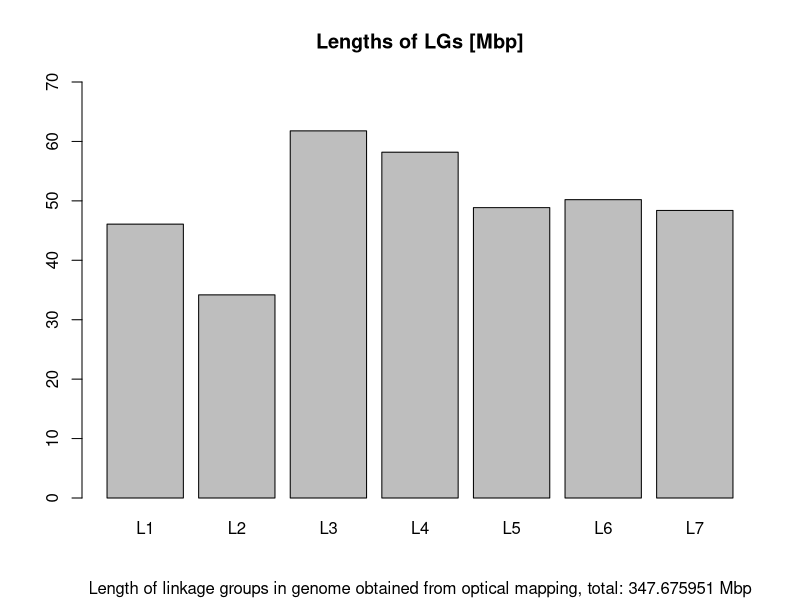

Here is the R script that generated this plot:
## ---- chunk 1
knitr::opts_chunk$set(echo = TRUE)
## ---- chunk 2
lens <- c(46083570, 34179769, 61776312, 58184792, 48860405, 50202786, 48388317)
lensMbp <- lens / 1000000
pdf("figures/length_of_LGs_omgenome.pdf")
barplot(lensMbp, ylim = c(0, 70), names.arg = paste("L",seq(1,7), sep=""), sub=paste("Length of linkage groups in genome obtained from optical mapping, total:", sum(lensMbp), "Mbp", sep=" "), main="Lengths of LGs [Mbp]")
dev.off()
